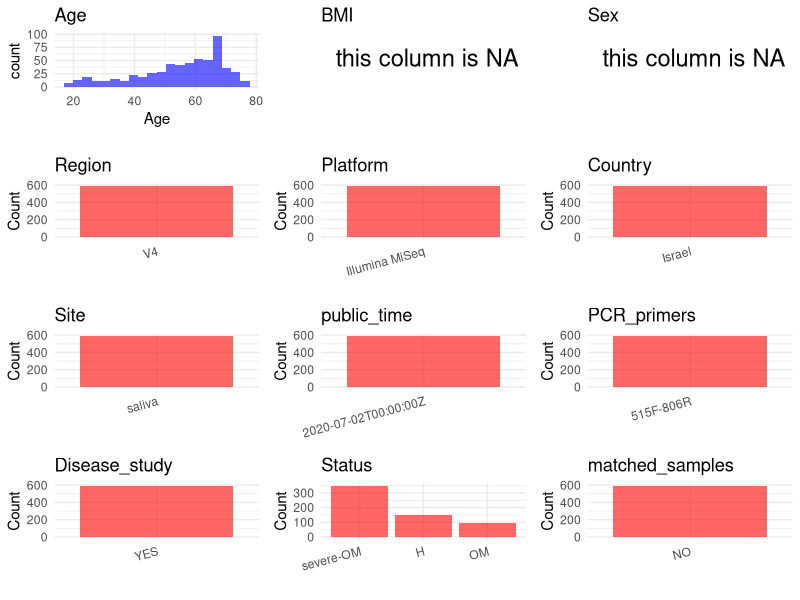

Write R code to recreate this figure. (Note: this script raises an error after producing the figure.)
## ---- chunk 1
# Load necessary libraries
library(dplyr)
library(ggplot2)
library(cowplot)

# Set working directory (update this path to your local directory)
setwd("D:/metadata/PRJEB38062")

# Read the initial metadata files
initial_meta<-read.csv("SraRunTable.csv",header = T)

# Combine the two metadata files
#meta <- rbind(initial_meta, initial_meta1)

#Remove entries non-oral samples
#initial_meta <- subset(initial_meta,isolate %in% c("saliva","tongue coat"))

# Check the number of samples containing "HT" in Sample.Name (e.g., healthy controls)
#nrow(subset(meta, grepl("HT", Sample.Name)))

# Display the first few rows of the metadata
head(initial_meta)
## ---- chunk 2
# Create a uniform metadata dataframe
metadata <- data.frame(
  BioProject = initial_meta$BioProject,
  Run = initial_meta$Run,
  sample_name = initial_meta$Sample.Name,
  Age = initial_meta$host_age,
  BMI = NA,
  Sex=NA,
  Region = "V4",
  Platform = initial_meta$Instrument,
  Country = initial_meta$geo_loc_name_country,
  Site = initial_meta$env_material,
  public_time = initial_meta$ReleaseDate,
  stringsAsFactors = FALSE
)
## ---- chunk 3
# Add information obtained from the publication
metadata$PCR_primers <- "515F-806R"
metadata$title <- "Patterns of salivary microbiota injury and oral mucositis in recipients of allogeneic hematopoietic stem cell transplantation"
metadata$Disease_study <- "YES"
# Assign disease status based on sample_name patterns
#metadata$Status<-"H"
metadata <- metadata %>%
  mutate(Status = case_when(
    initial_meta$oral_mucositis_grade == "0" ~ "H",
    initial_meta$oral_mucositis_grade == "1" ~ "OM",
    initial_meta$oral_mucositis_grade %in% c("2", "3", "4") ~ "severe-OM"
  ))


keep_subjects <- unique(subset(metadata, Site == "saliva")$sample_name)
metadata <- subset(metadata, sample_name %in% keep_subjects)

metadata$matched_samples <- "NO"
## ---- chunk 4
# Check the number of unique runs and sample names
print(paste("Number of unique runs:", length(unique(metadata$Run))))
print(paste("Number of unique sample names:", length(unique(metadata$sample_name))))
## ---- chunk 5
# Select columns for visualization
plot_data <- metadata %>%
  select(-BioProject, -Run, -sample_name, -title)

# Function to create simple plots for each column
create_simple_plots <- function(data) {
  plots <- list()
  
  for (col in colnames(data)) {
    # Check if the column is all NA
    if (all(is.na(data[[col]]))) {
      # Create an empty plot with text indicating all NA
      p <- ggplot() +
        annotate("text", x = 0.5, y = 0.5, label = "this column is NA", size = 6) +
        labs(title = col) +
        theme_void()
    } else if (is.numeric(data[[col]])) {
      # Numeric variable: histogram
      p <- ggplot(data, aes(x = .data[[col]])) +
        geom_histogram(fill = "blue", alpha = 0.6, bins = 20, na.rm = TRUE) +
        labs(title = col) +
        theme_minimal()
    } else {
      # Categorical variable: bar plot (remove NA values)
      count_data <- as.data.frame(table(data[[col]], useNA = "ifany"))
      p <- ggplot(count_data, aes(x = reorder(Var1, -Freq), y = Freq)) +
        geom_col(fill = "red", alpha = 0.6) +
        labs(title = col, x = NULL, y = "Count") +
        theme_minimal() +
        theme(axis.text.x = element_text(angle = 15, hjust = 1))
    }
    plots[[col]] <- p
  }
  
  return(plots)
}

# Generate and arrange plots
plots <- create_simple_plots(plot_data)
p<-plot_grid(plots$Age, 
          plots$BMI, 
          plots$Sex, 
          plots$Region, 
          plots$Platform, 
          plots$Country, 
          plots$Site,
          plots$public_time, 
          plots$PCR_primers,
          plots$Disease_study,
          plots$Status,
          plots$matched_samples,# add 
          ncol = 3, align = "hv", axis = "lb")
ggsave("Metadata_Summary.png", plot = p, width = 8, height = 6, dpi = 150)
## ---- chunk 6
knitr::include_graphics("metadata_summary.png")
## ---- chunk 7
# Reorder columns to match the desired format
metadata <- metadata[, c(
  "BioProject", "Run", "sample_name", "Age", "BMI", "Sex", 
  "Region", "Platform", "Country", "Site", "public_time", 
  "PCR_primers", "title", "Disease_study", "Status","matched_samples"
)]

# Export the uniform metadata to a CSV file
write.csv(metadata, file = "metadata.csv", quote = FALSE)
head(metadata)
